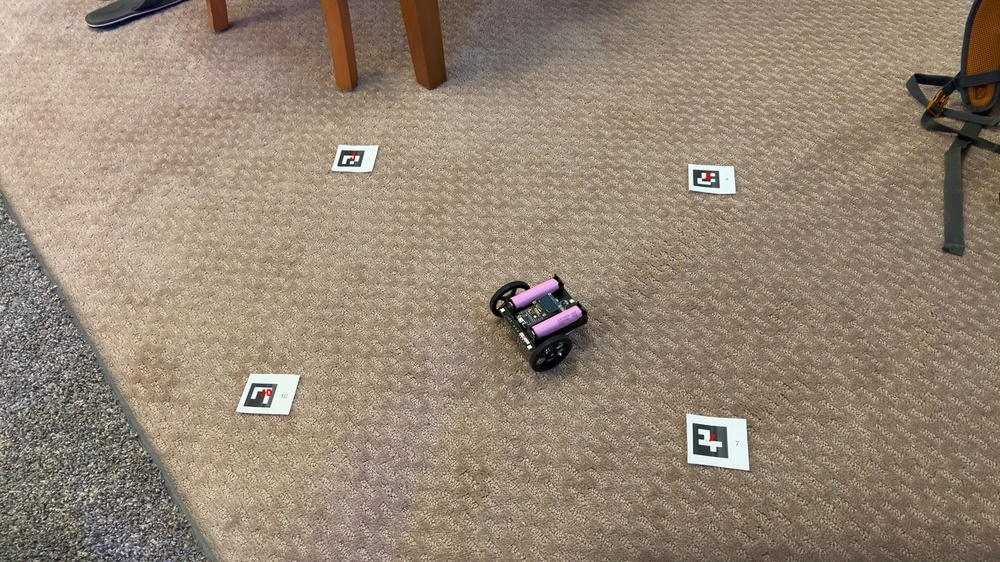
#> input picture latestImageRaw.jpg, 1000 x 562 px, shrunk from 1920 x 1080 before the run, given in place of the camera
$ python controllerTest.py
#> lines starting #> are read from the running program, lines starting #| are printed output that depends on the picture; after the words box and inside, x2 and y2 are one past the last pixel; in counts of white or black regions, pixels touching at a corner belong together
### kumpooterBision/KumpooterBision.py
'''
This file contains high level helper functions for
the kumpooterBision part of the project.

Be very careful with the cordinate system since computer vision corrdinate system
is different from the robot coordinate system.
'''

from dis import code_info
from turtle import position
import cv2 as cv
import numpy as np
import os
import time

cap = cv.VideoCapture(0)

def get_webcam_image():
    '''
    This function returns an image from the webcam.
    '''
    ret, frame = cap.read()
    # cap.release()
    return frame

# [7 lines left out: function get_test_frame, not called in this run]

def get_robot_points():
    # These are hardcoded robot points as follows
    # -----> +x                    #
    # |   0                 4      #
    # |                            #
    # |                            #
    # v                            #
    # +y        1     3            #
    #              2               #
    #                              #
    #                              #

    # point 0 is at 0,0
    # Points are (x,y) in Computer Vision Coordinates
    # Points are in mm
    LED_0 = (0.0,0.0)
    LED_1 = (23.0, 67.16)
    LED_2 = (34.0, 84.85)
    LED_3 = (45.5, 67.16)
    LED_4 = (67.5,0)
    points = [LED_0, LED_1, LED_2, LED_3, LED_4]
    return points

# [6 lines left out: function get_robot_centering_translation_matrix, not called in this run]

def extract_LED_positions(img, color_filter_lower_bound, color_filter_upper_bound):
    '''
    This function returns the LED positions in the image.
    '''
    mask = cv.inRange(img, color_filter_lower_bound, color_filter_upper_bound)
    img_filtered = cv.bitwise_and(img, img, mask=mask)

    # erode and dilate to remove noise
    kernel = np.ones((5,5),np.uint8)
    img_filtered = cv.erode(img_filtered,kernel,iterations = 1)
    img_filtered = cv.dilate(img_filtered,kernel,iterations = 1)

    # Convert to grayscale and find moments on the thresholded img
    gray_img_filtered = cv.cvtColor(img_filtered, cv.COLOR_BGR2GRAY)
    ret, thresh = cv.threshold(gray_img_filtered, 127, 255, 0)
    contours,hierarchy = cv.findContours(thresh, 1, 2)

    # print(len(contours))
    a = np.empty([len(contours), 1])
    center = np.empty([len(contours), 2])
    for i in range(0, len(contours)):
        Mi = cv.moments(contours[i])
        if Mi['m00'] != 0:
            center[i,0]= Mi['m10']/Mi['m00'] # x coordinate
            center[i, 1]= Mi['m01']/Mi['m00'] # y coordinate
            a[i] = cv.contourArea(contours[i])

    # draw circles on the image to show the LEDs
    for i in range(0, len(contours)):
        cv.circle(img_filtered, (int(center[i, 0]), int(center[i, 1])), 2, (0, 0, 255), -1)

    return img_filtered, center, len(contours)

# [11 lines left out: function apply_transformation_matrix, not called in this run]

'''
Calculate robot position from LED positions based on estimateAffinePartial2D
'''
def get_robot_affine_transform(robot_template_points, robot_cv_points):
    # Try all transform combinations since there's an ordering invariant and the order of the points is not known
    from itertools import permutations
    permus = list(permutations(robot_cv_points)) # TODO: setify this for speed

    best_transform = None
    most_inliers = -1

    try:
        for p in permus:
            transform, inliers = cv.estimateAffinePartial2D(np.array(p), robot_template_points) #TODO: there are other params like condience and refine iters that can make this better
            if np.count_nonzero(inliers) > most_inliers:
                best_transform = transform
                most_inliers = np.count_nonzero(inliers)

        position_x_offset = 34.0 # this is the offset from the center of the robot to LED0
        position_y_offset = 20.0 # this is the offset from the center of the robot to LED0

        best_transform[0,2] = best_transform[0,2] - position_x_offset
        best_transform[1,2] = best_transform[1,2] - position_y_offset

        return best_transform, most_inliers, True
    except:
        return None, None, False

    # print("Best transform", best_transform)
    # print("Most inliers", most_inliers)


# [24 lines left out: functions get_robot_coordinates_from_transformation_matrix, get_robot_coordinates_wrt_robot_center_and_robot_coordinate_system, not called in this run]
'''
Main function
'''
# if __name__ == "__main__":
def controller_demo_cv():
    debug = False # use static image

    pre_image_time = time.time()
    if debug:
        image_frame = get_test_frame()

    else:
        image_frame = get_webcam_image()
#> in get_webcam_image, frame is the input picture: shape (562, 1000, 3); mean B, G, R 117.5, 134.5, 150.4
    post_image_time = time.time()

    # debugging HSV values for the test_frame
    green_rgb = np.uint8([[[0, 255, 0]]])
    green_hsv = cv.cvtColor(green_rgb, cv.COLOR_RGB2HSV)[0][0]
    blue_rgb = np.uint8([[[0, 0, 255]]])
    blue_hsv = cv.cvtColor(green_rgb, cv.COLOR_RGB2HSV)[0][0]
    # print(green_hsv)
    h_buffer = 50
    s_buffer = 10
    lower = (int(green_hsv[0]) - h_buffer, int(green_hsv[1]) - s_buffer , 0)
    upper = (int(green_hsv[0]) + h_buffer, int(green_hsv[1]) + s_buffer , 255)
    lower = (int(blue_hsv[0]) - h_buffer, int(blue_hsv[1]) - s_buffer , 0)
    upper = (int(blue_hsv[0]) + h_buffer, int(blue_hsv[1]) + s_buffer , 255)

    # HSV is being fucky due to blown out highlights, so hardcode values for testing
    # lower = (0, 0, 253)
    lower = (0, 0, 250)
    upper = (255, 255, 255)

    algo_1 = time.time()
    masked_img, centers, num_of_centers = extract_LED_positions(image_frame, lower, upper)
#> in extract_LED_positions, `mask = cv.inRange(img, color_filter_lower_bound, color_filter_upper_bo..`:
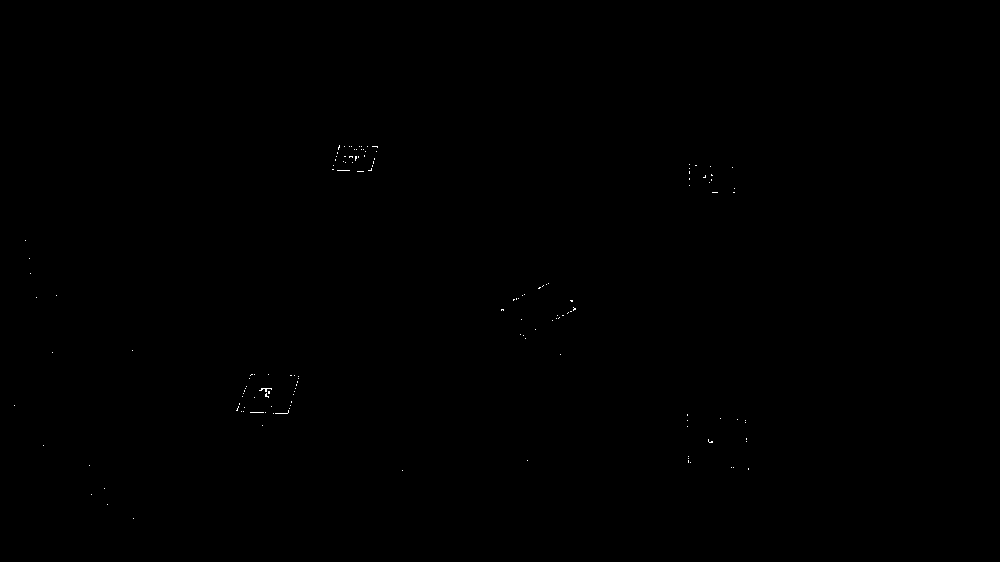
#> mask: shape (562, 1000); 0.06% white in thin lines or dots, all inside (x1, y1, x2, y2) = (14, 145, 749, 519)
#> in extract_LED_positions, `img_filtered = cv.erode(img_filtered,kernel,iterations = 1)`: img_filtered: shape (562, 1000, 3); every value is 0
#> in extract_LED_positions, `gray_img_filtered = cv.cvtColor(img_filtered, cv.COLOR_BGR2GRAY)`: gray_img_filtered: shape (562, 1000); every value is 0
#> in extract_LED_positions, `contours,hierarchy = cv.findContours(thresh, 1, 2)`: contours = []
#> in extract_LED_positions, `a = np.empty([len(contours), 1])`: a = empty array
#> centers = empty array; num_of_centers = 0
    # [6 lines of commented-out code are left out]
    algo_1_end = time.time()
    transform, most_inliers, did_it_work = get_robot_affine_transform(np.array(get_robot_points()), centers)
#> in get_robot_affine_transform, `permus = list(permutations(robot_cv_points))`: permus = [()]
#> the loop in get_robot_affine_transform, `for p in permus:` made 1 pass
#> p on pass 1: ()
#> after the loop in get_robot_affine_transform, `for p in permus:`: most_inliers = -1
#> did_it_work = False
    if(did_it_work == False):
        # print("FUCKED CV")
        return None, None, None
    algo_2_end = time.time()
    robot_rotation_deg, robot_rotation_rad, robot_pos_x, robot_pos_y = get_robot_coordinates_from_transformation_matrix(transform)
    algo_3_end = time.time()

    # [4 lines of commented-out code are left out]

    test_transformed_image = apply_transformation_matrix(image_frame, transform)
    algo_4_end = time.time()

    # [16 lines of commented-out code are left out]

    return robot_pos_x, robot_pos_y, robot_rotation_rad


### kumpooterBision/controllerTest.py
from tkinter import N
from KumpooterBision import controller_demo_cv
import numpy as np
import time
import math
import requests

goal_x = None
goal_y = None
goal_theta = None
robot_x = None
robot_y = None
robot_theta = None
target_x = None
target_y = None
target_theta = None
last_position_time = time.time()
wheel_base = 100 # mm # wheelbase is actually 100mm
half_wheel_base = 50 # mm # wheelbase is actually 100mm
wheel_radius = 30 # mm
feed_forward_velocity = 50 # mm/as
feed_forward_omega = 0 # radians

Px = -0.3
Py = 0.002
Pth = 0.01
I = 0
D = 0


# [80 lines left out: functions command_robot, get_error_robot_perspective, generate_feedforward_position, command_vel, not called in this run]


if __name__ == "__main__":
    # global goal_x, goal_y, goal_theta, robot_x, robot_y, robot_theta, target_x, target_y, target_theta, last_position_time
    while True:
        while (robot_x == None or robot_y == None or robot_theta == None):
            robot_x, robot_y, robot_theta = controller_demo_cv()

        # init a target position
        if (goal_x is None):
            goal_x, goal_y, goal_theta = robot_x, robot_y, robot_theta
            goal_y = goal_y + 200
            goal_x = goal_x + 200

        # init robot start point as actual position
        if (target_x is None):
            target_x, target_y, target_theta = robot_x, robot_y, robot_theta

        generate_feedforward_position()
        # print("feedforward position: ", target_x, target_y, target_theta)
        command_robot()
        # print("robot_x: ", robot_x, "robot_y: ", robot_y, "robot_theta: ", robot_theta)
        robot_x, robot_y, robot_theta = None, None, None
        last_position_time = time.time()
